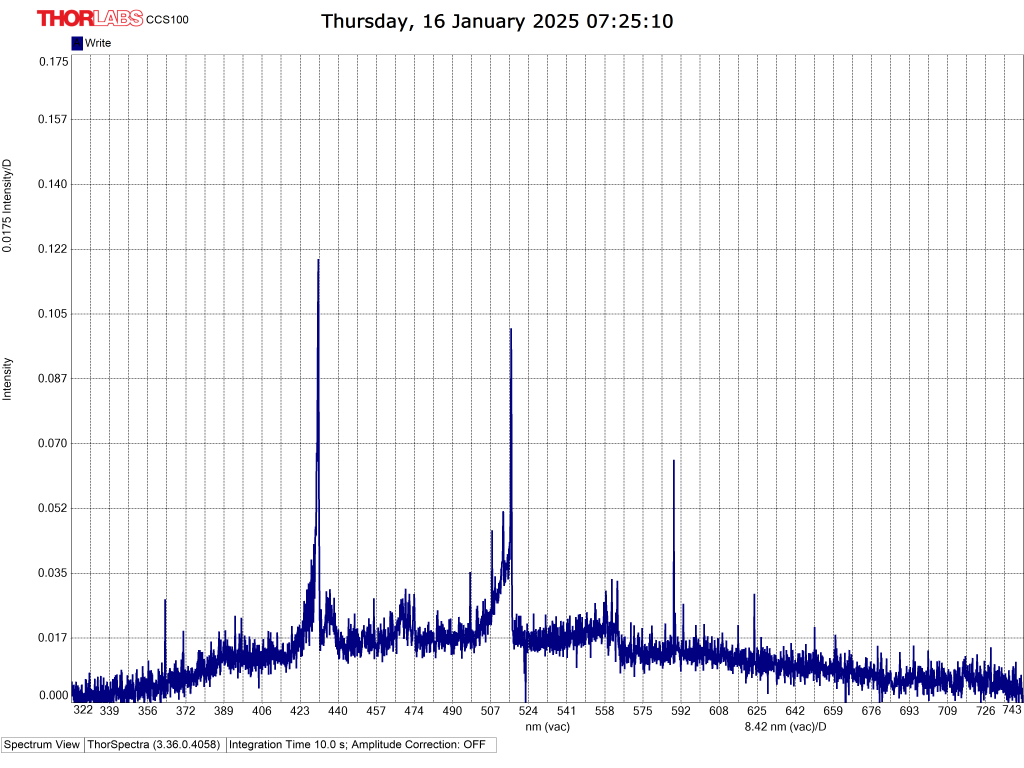
#> input picture Experimental/question 4/Spectrometer/CH4_PHI1.png, 4096 x 3072 px, found by its file name (shown at 1/4 size)
$ python CH4_spectra_overlay.py
#> lines starting #> are read from the running program, lines starting #| are printed output that depends on the picture
from PIL import Image, ImageDraw, ImageFont
import numpy as np

paths = {
    'phi1':  'C:\\Users\\franc\\Documents\\GitHub\\AE4262-Assignment\\Experimental\\question 4\\Spectrometer\\CH4_PHI1.png',
    'phi08': 'C:\\Users\\franc\\Documents\\GitHub\\AE4262-Assignment\\Experimental\\question 4\\Spectrometer\\CH4_PHI0.8.png',
    'phi12': 'C:\\Users\\franc\\Documents\\GitHub\\AE4262-Assignment\\Experimental\\question 4\\Spectrometer\\CH4_PHI1.2.png',
}

tints = {
    'phi12': (0,   80,  200),  # blue  - opaque, back
    'phi1':  (210,  30,   30), # red   - transparent, middle
    'phi08': (0,    0,    0),  # black - opaque, front
}

# phi12 back (opaque), phi1 middle (transparent), phi08 front (opaque)
draw_order = ['phi12', 'phi1', 'phi08']

arrays = {}
sizes = []
for k, p in paths.items():
    img = Image.open(p).convert('L')
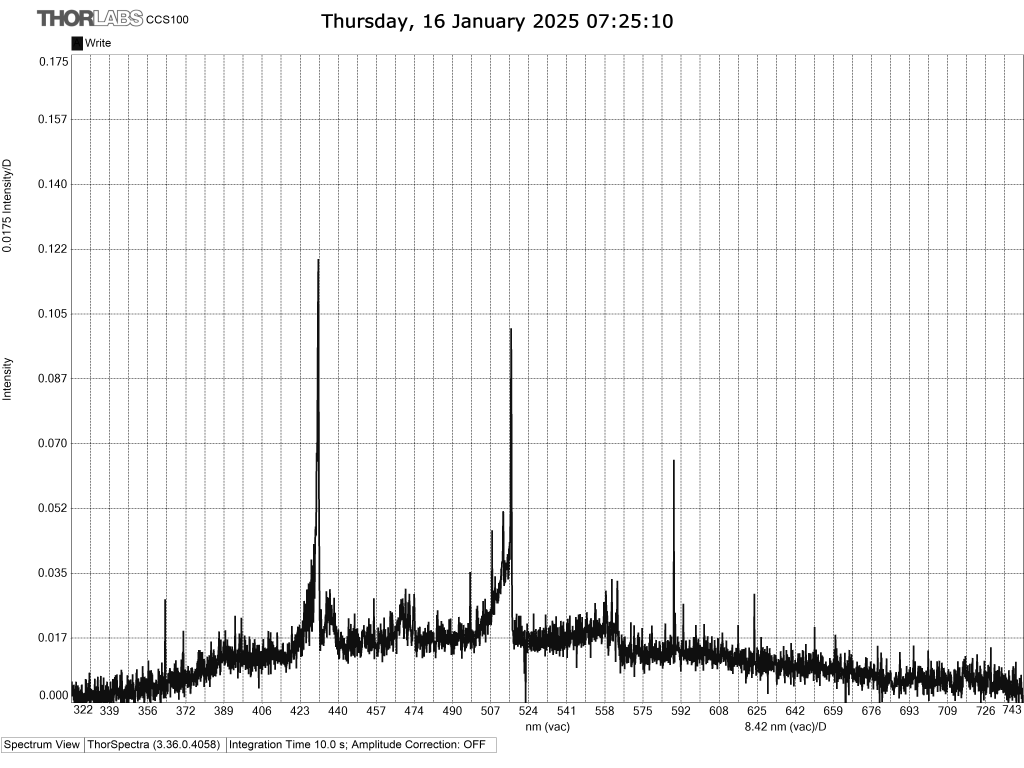
#> img: PIL image 4096x3072 L (shown at 1/4 size); min 0, max 255, mean 240
    sizes.append(img.size)
    arrays[k] = np.array(img, dtype=np.float32)
#> pass 2 of the loop `for k, p in paths.items():`:
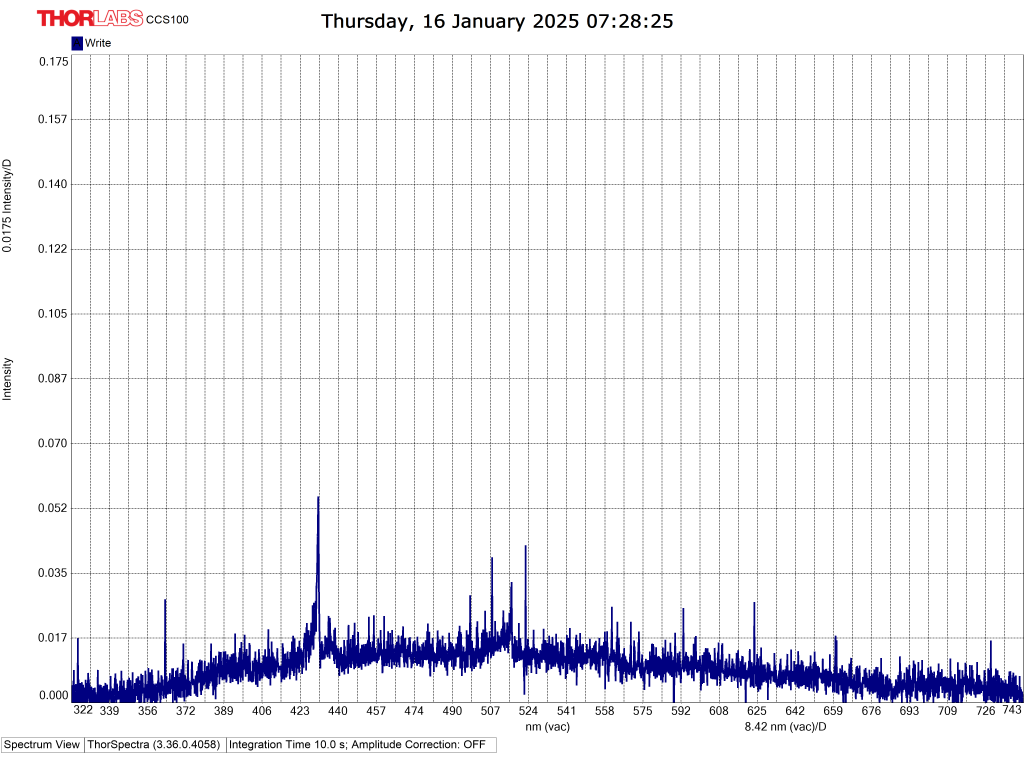
#> input picture Experimental/question 4/Spectrometer/CH4_PHI0.8.png, 4096 x 3072 px, found by its file name (shown at 1/4 size)
#> `img = Image.open(p).convert('L')`:
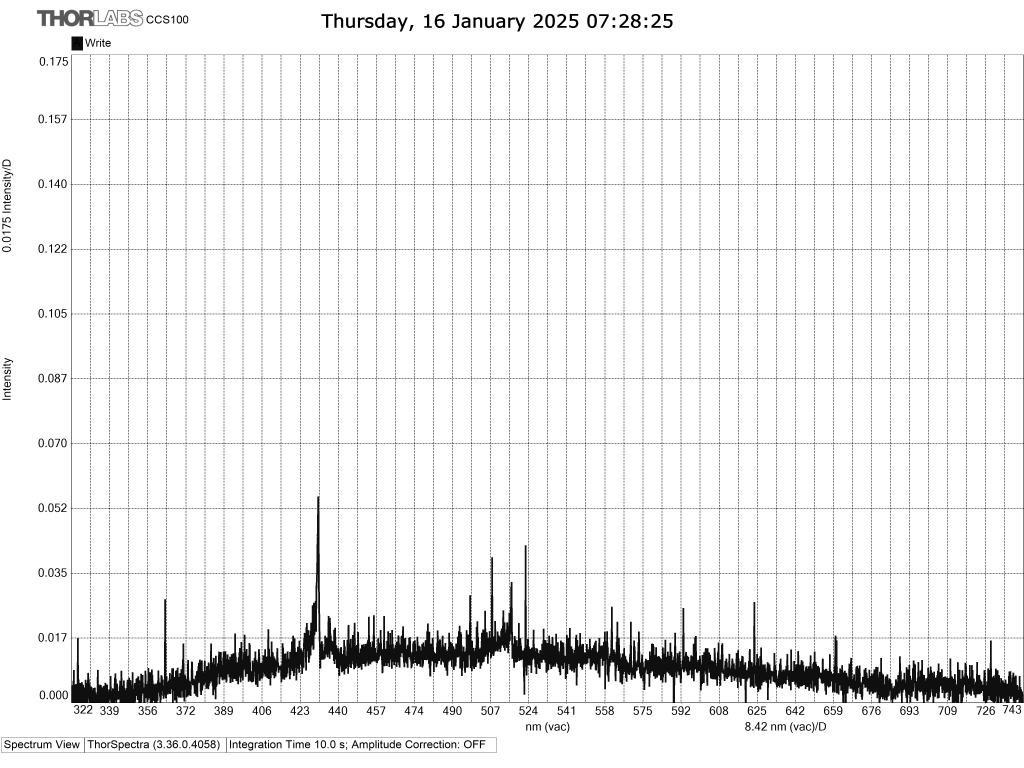
#> img: PIL image 4096x3072 L (shown at 1/4 size); min 0, max 255, mean 240.4
#> pass 3 of the loop `for k, p in paths.items():`:
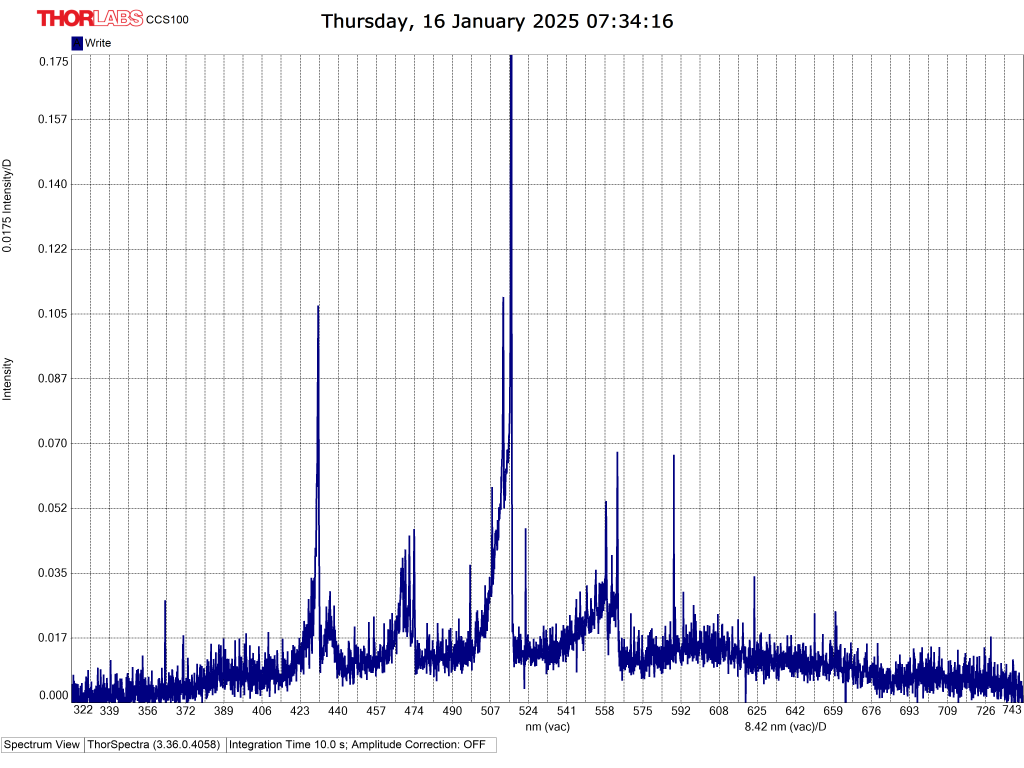
#> input picture Experimental/question 4/Spectrometer/CH4_PHI1.2.png, 4096 x 3072 px, found by its file name (shown at 1/4 size)
#> `img = Image.open(p).convert('L')`:
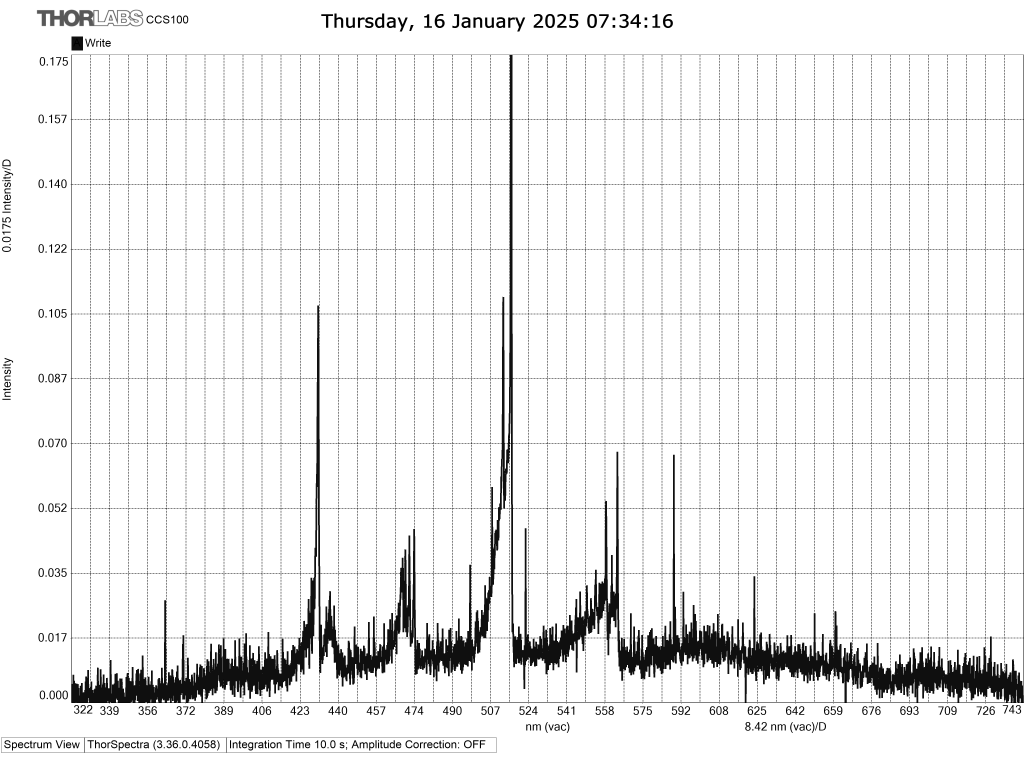
#> img: PIL image 4096x3072 L (shown at 1/4 size); min 0, max 255, mean 238.2

W, H = sizes[0]  # use actual image size
#> W = 4096; H = 3072
result = np.ones((H, W, 3), dtype=np.float32) * 255.0

for k in draw_order:
    arr = arrays[k]
    r, g, b = tints[k]
    signal = 1.0 - arr / 255.0
    alpha = 0.5 if k == 'phi1' else 1.0  # only phi1 is transparent
    effective = signal * alpha
    for c_idx, c_val in enumerate([r, g, b]):
        result[:, :, c_idx] = result[:, :, c_idx] * (1 - effective) + c_val * effective
#> this loop made 3 passes
#> pass 1, `arr = arrays[k]`:
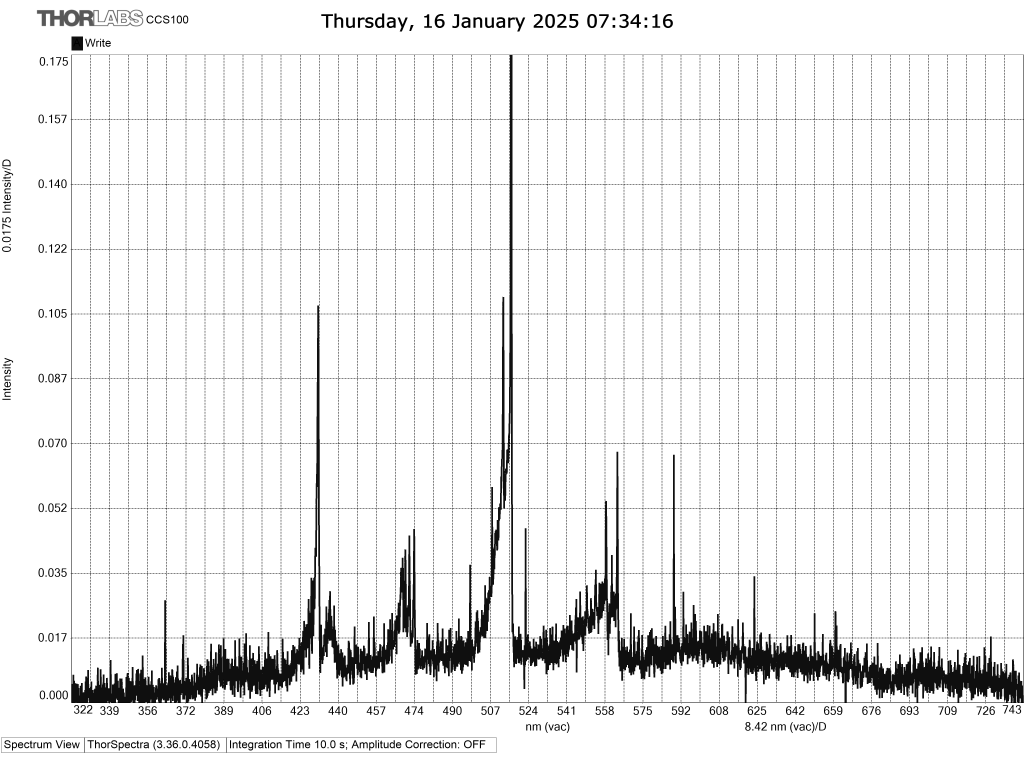
#> arr: shape (3072, 4096) float32 (shown at 1/4 size); min 0, max 255, mean 238.2
#> pass 1, `signal = 1.0 - arr / 255.0`:
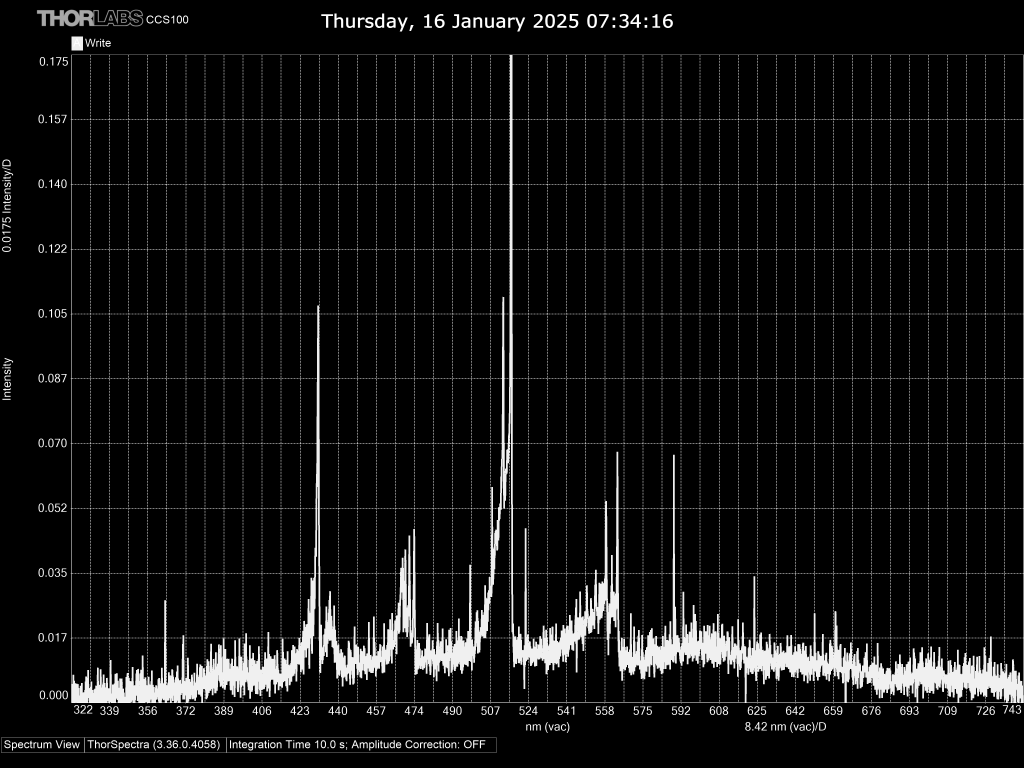
#> signal: shape (3072, 4096) float32 (shown at 1/4 size); min 0, max 1, mean 0.066
#> after the loop:
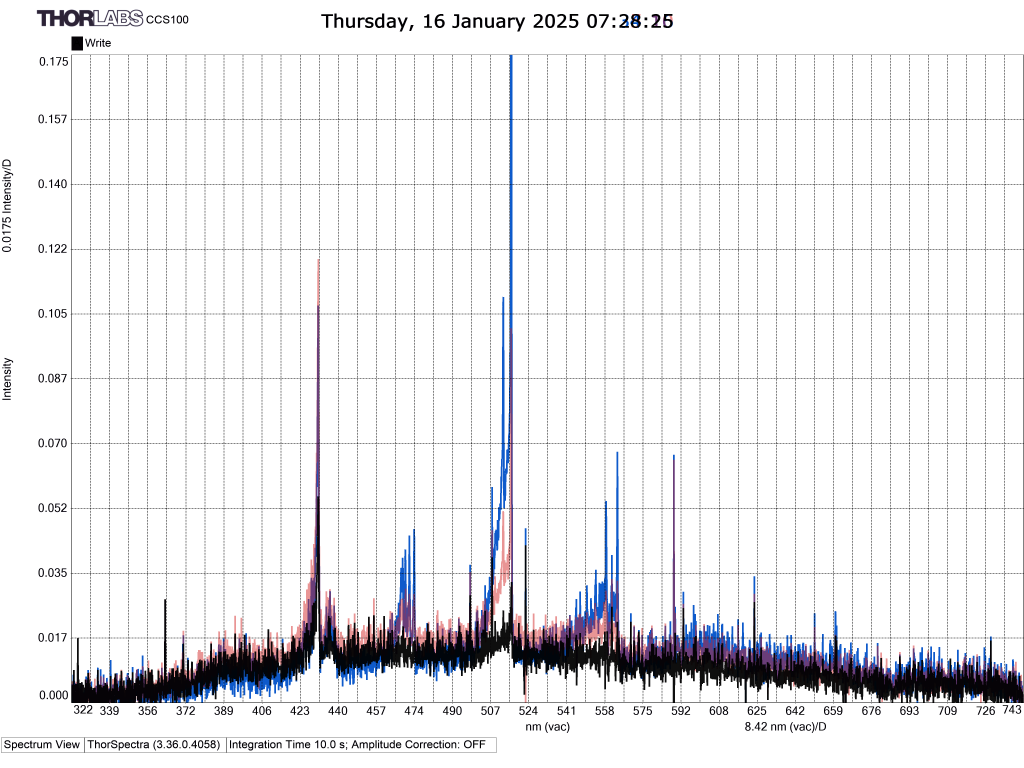
#> result: shape (3072, 4096, 3) float32 (shown at 1/4 size); mean of channels 0, 1, 2 235.6, 235.6, 238.3; drawn as R, G, B

result = np.clip(result, 0, 255).astype(np.uint8)
out = Image.fromarray(result, 'RGB')

# Resize to 2048 wide keeping aspect ratio
scale = 2048 / W
#> scale = 0.5
out_small = out.resize((2048, int(H * scale)), Image.LANCZOS)

# --- Legend ---
draw = ImageDraw.Draw(out_small)
legend_items = [
    ('phi = 0.8', (0,   0,   0)),
    ('phi = 1.0', (210, 30,  30)),
    ('phi = 1.2', (0,   80,  200)),
]

lx, ly = int(out_small.width * 0.75), 80
#> lx = 1536; ly = 80
pad = 18
swatch = 38
line_h = 46
box_w = 320
box_h = line_h * len(legend_items) + 10

draw.rectangle([lx-pad, ly-pad, lx+box_w+pad, ly+box_h+pad], fill=(255,255,255), outline=(160,160,160), width=3)

try:
    font = ImageFont.truetype("C:\\Windows\\Fonts\\arialbd.ttf", 34)
except:
    font = ImageFont.load_default()

for i, (label, fill_color) in enumerate(legend_items):
    y = ly + i * line_h
    border_col = (80, 80, 80) if fill_color == (0, 0, 0) else fill_color
    draw.rectangle([lx, y+4, lx+swatch, y+swatch], fill=fill_color, outline=border_col, width=2)
    draw.text((lx+swatch+14, y), label, fill=(30,30,30), font=font)

out_small.save('CH4_spectra_overlay.png', optimize=True)
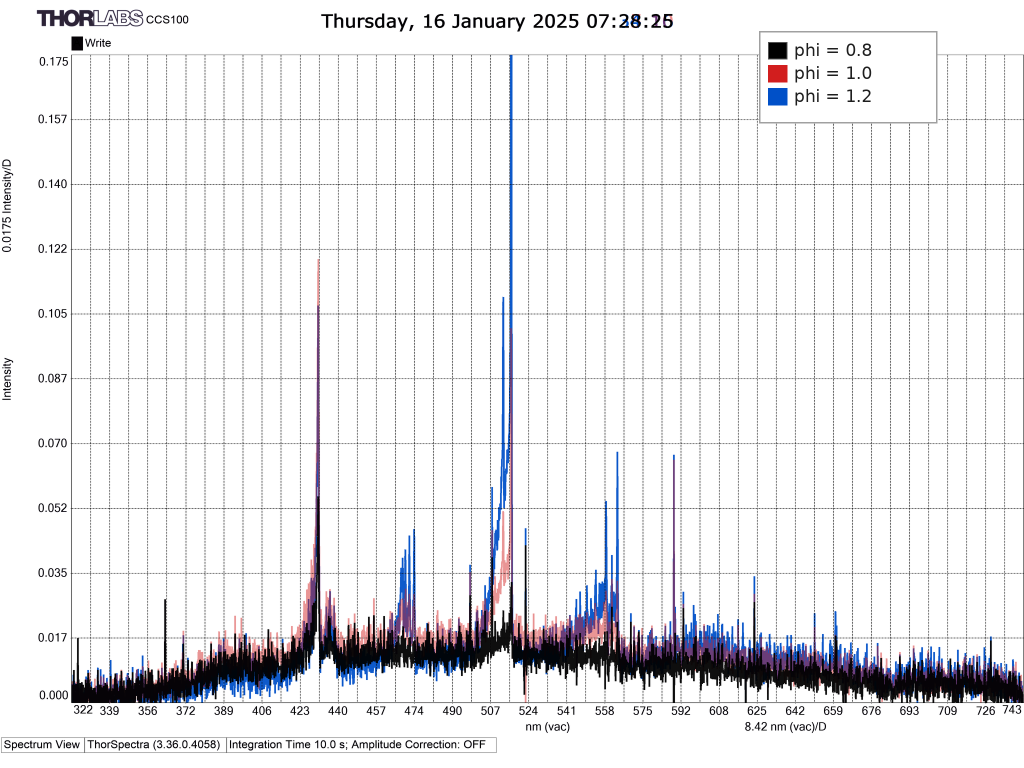
#> saved as CH4_spectra_overlay.png: PIL image 2048x1536 RGB (shown at 1/2 size); mean R, G, B 234.7, 234.4, 236.5
print("Done - saved as CH4_spectra_overlay.png")
